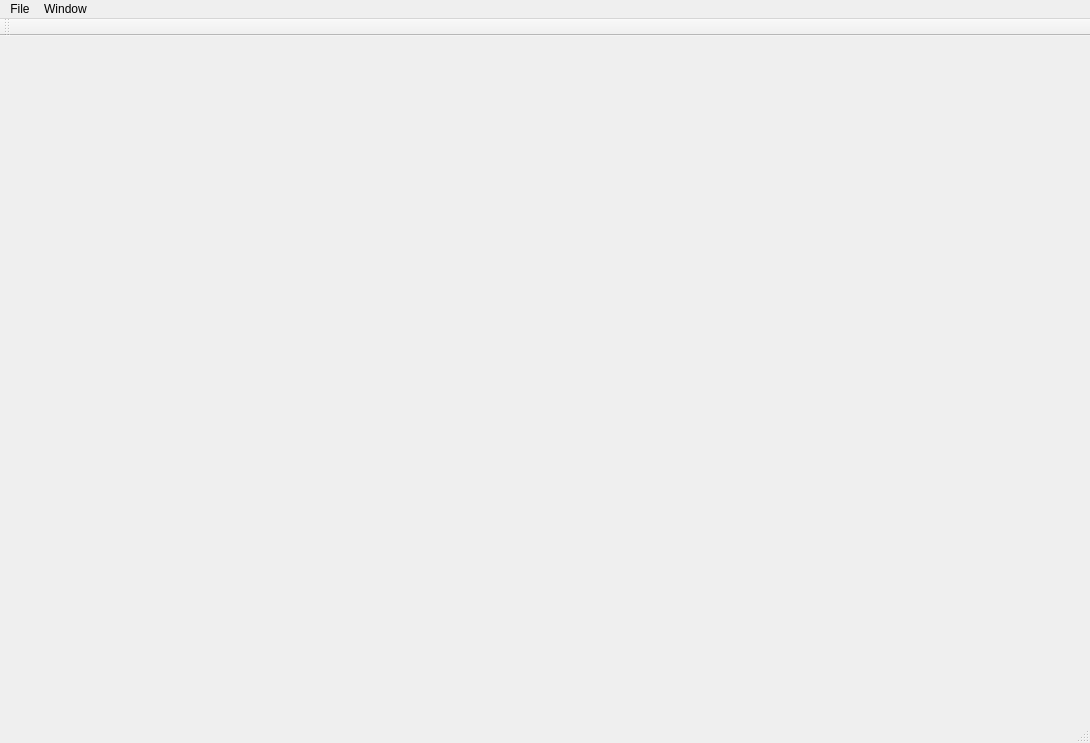
<?xml version="1.0" encoding="UTF-8"?>
<ui version="4.0">
 <class>MyMainWindowClass</class>
 <widget class="QMainWindow" name="MyMainWindowClass">
  <property name="geometry">
   <rect>
    <x>0</x>
    <y>0</y>
    <width>1090</width>
    <height>743</height>
   </rect>
  </property>
  <property name="windowTitle">
   <string>MyMainWindow</string>
  </property>
  <widget class="QWidget" name="centralWidget"/>
  <widget class="QMenuBar" name="menuBar">
   <property name="geometry">
    <rect>
     <x>0</x>
     <y>0</y>
     <width>1090</width>
     <height>21</height>
    </rect>
   </property>
   <widget class="QMenu" name="menuWindow">
    <property name="title">
     <string>Window</string>
    </property>
    <addaction name="actionControlWidget"/>
    <addaction name="actionReferenceRoads"/>
   </widget>
   <widget class="QMenu" name="menuFile">
    <property name="title">
     <string>File</string>
    </property>
    <addaction name="actionNew"/>
    <addaction name="actionOpen"/>
    <addaction name="actionExit"/>
   </widget>
   <addaction name="menuFile"/>
   <addaction name="menuWindow"/>
  </widget>
  <widget class="QToolBar" name="mainToolBar">
   <attribute name="toolBarArea">
    <enum>TopToolBarArea</enum>
   </attribute>
   <attribute name="toolBarBreak">
    <bool>false</bool>
   </attribute>
  </widget>
  <widget class="QStatusBar" name="statusBar"/>
  <action name="actionControlWidget">
   <property name="text">
    <string>ControlWidget</string>
   </property>
  </action>
  <action name="actionNew">
   <property name="text">
    <string>New</string>
   </property>
  </action>
  <action name="actionOpen">
   <property name="text">
    <string>Open</string>
   </property>
  </action>
  <action name="actionExit">
   <property name="text">
    <string>Exit</string>
   </property>
  </action>
  <action name="actionReferenceRoads">
   <property name="text">
    <string>Reference Roads</string>
   </property>
  </action>
 </widget>
 <layoutdefault spacing="6" margin="11"/>
 <resources>
  <include location="MyMainWindow.qrc"/>
 </resources>
 <connections/>
</ui>
